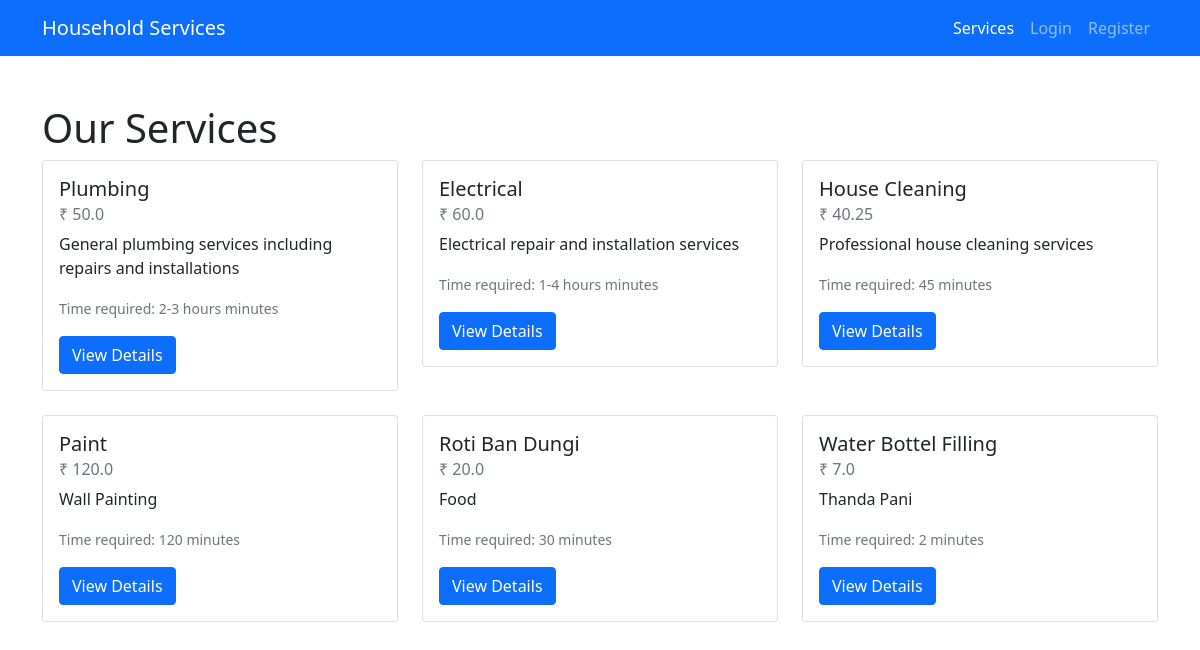
/services, run on the app's committed database.
### models.py (models this page shows)
class Service(db.Model):
    __tablename__ = 'service'
    id = db.Column(db.Integer, primary_key=True)
    name = db.Column(db.String(100), nullable=False)
    price = db.Column(db.Float, nullable=False)
    description = db.Column(db.Text)
    time_required = db.Column(db.String(50))
    category = db.Column(db.String(50))
    image_url = db.Column(db.String(200))  # For service images
    is_active = db.Column(db.Boolean, default=True)  # To temporarily disable services
    created_at = db.Column(db.DateTime, default=datetime.utcnow)
    min_experience_required = db.Column(db.Integer, default=0)
    availability = db.Column(db.String(50), default='24/7')

### app.py (the view)
@app.route('/services')
def services():
    services = Service.query.all()
    return render_template('services.html', services=services)

### templates/services.html (shortened to what this page needs)
<!DOCTYPE html>
<html lang="en">
<head>
  <link rel="stylesheet" href="https://cdn.jsdelivr.net/npm/bootstrap@5.1.3/dist/css/bootstrap.min.css">
</head>
<body>
  <nav class="navbar navbar-expand-lg navbar-dark bg-primary">
    <div class="container">
      <a class="navbar-brand" href="{{ url_for('index') }}">Household Services</a>
      <div class="collapse navbar-collapse" id="navbarNav">
        <ul class="navbar-nav ms-auto">
          <li class="nav-item">
            <a class="nav-link active" href="{{ url_for('services') }}">Services</a>
          </li>
          {% if current_user.is_authenticated %}
            <li class="nav-item">
              <a class="nav-link" href="{{ url_for('dashboard') }}">Dashboard</a>
            </li>
            <li class="nav-item">
              <a class="nav-link" href="{{ url_for('logout') }}">Logout</a>
            </li>
          {% else %}
            <li class="nav-item">
              <a class="nav-link" href="{{ url_for('login') }}">Login</a>
            </li>
            <li class="nav-item">
              <a class="nav-link" href="{{ url_for('register') }}">Register</a>
            </li>
          {% endif %}
        </ul>
      </div>
    </div>
  </nav>
  <div class="container my-5">
    <h1>Our Services</h1>
    <div class="row">
      {% for service in services %}
        <div class="col-md-4 mb-4">
          <div class="card">
            <div class="card-body">
              <h5 class="card-title">{{ service.name }}</h5>
              <h6 class="card-subtitle mb-2 text-muted">₹ {{ service.price }}</h6>
              <p class="card-text">{{ service.description }}</p>
              <p class="card-text"><small class="text-muted">Time required: {{ service.time_required }} minutes</small></p>
              <a href="{{ url_for('service', service_id=service.id) }}" class="btn btn-primary">View Details</a>
            </div>
          </div>
        </div>
      {% endfor %}
    </div>
  </div>
</body>
</html>

### data on the page
Service: name "Plumbing", price "50.0", description "General plumbing services including repairs and installations", time_required "2-3 hours"
Service: name "Electrical", price "60.0", description "Electrical repair and installation services", time_required "1-4 hours"
Service: name "House Cleaning", price "40.25", description "Professional house cleaning services", time_required "45"
Service: name "Paint", price "120.0", description "Wall Painting", time_required "120"
Service: name "Roti Ban Dungi", price "20.0", description "Food", time_required "30"
Service: name "Water Bottel Filling", price "7.0", description "Thanda Pani", time_required "2"
